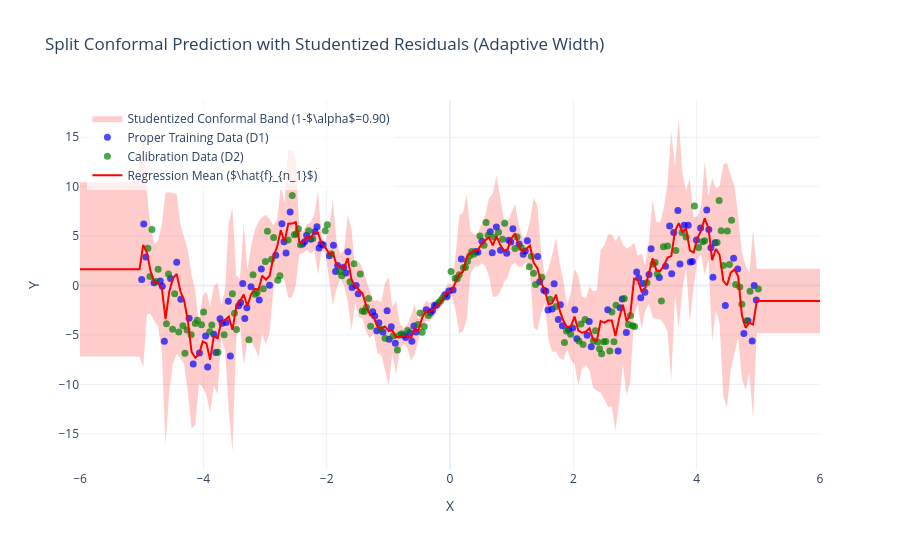

Here is the notebook cell this chart was saved with:
### Code cell
import plotly.graph_objs as go

# Create traces for training and calibration data
trace_train = go.Scatter(
    x=X_D1[:, 0],
    y=y_D1,
    mode="markers",
    marker=dict(color="blue", size=7, opacity=0.7),
    name="Proper Training Data (D1)",
)
trace_calib = go.Scatter(
    x=X_D2[:, 0],
    y=y_D2,
    mode="markers",
    marker=dict(color="green", size=7, opacity=0.7),
    name="Calibration Data (D2)",
)

# Regression mean line
trace_mean = go.Scatter(
    x=X_test_plot[:, 0],
    y=y_test_pred_mean,
    mode="lines",
    line=dict(color="red", width=2),
    name="Regression Mean ($\\hat{f}_{n_1}$)",
)

# Conformal prediction band (shaded area)
trace_band = go.Scatter(
    x=np.concatenate([X_test_plot[:, 0], X_test_plot[::-1, 0]]),
    y=np.concatenate([lower_bound_studentized, upper_bound_studentized[::-1]]),
    fill="toself",
    fillcolor="rgba(255,0,0,0.2)",
    line=dict(color="rgba(255,0,0,0)"),
    hoverinfo="skip",
    name=f"Studentized Conformal Band (1-$\\alpha$={1 - alpha_level:.2f})",
)

layout = go.Layout(
    title="Split Conformal Prediction with Studentized Residuals (Adaptive Width)",
    xaxis=dict(title="X"),
    yaxis=dict(title="Y"),
    legend=dict(x=0.01, y=0.99, bgcolor="rgba(255,255,255,0.7)"),
    width=900,
    height=550,
    template="plotly_white",
)

fig = go.Figure(data=[trace_band, trace_train, trace_calib, trace_mean], layout=layout)
fig.show()

### Figure 1 — Plotly figure (JSON) as saved in the notebook; plotly's stock layout.template omitted (floating-point values rounded to 4 significant figures; data arrays with more than 128 entries replaced by an {"elided": "..."} marker saying what was removed)
{"data": [{"fill": "toself", "fillcolor": "rgba(255,0,0,0.2)", "hoverinfo": "skip", "line": {"color": "rgba(255,0,0,0)"}, "name": "Studentized Conformal Band (1-$\\alpha$=0.90)", "type": "scatter", "x": {"elided": "400 float values"}, "y": {"elided": "400 float values"}}, {"marker": {"color": "blue", "opacity": 0.7, "size": 7}, "mode": "markers", "name": "Proper Training Data (D1)", "type": "scatter", "x": {"elided": "150 float values"}, "y": {"elided": "150 float values"}}, {"marker": {"color": "green", "opacity": 0.7, "size": 7}, "mode": "markers", "name": "Calibration Data (D2)", "type": "scatter", "x": {"elided": "150 float values"}, "y": {"elided": "150 float values"}}, {"line": {"color": "red", "width": 2}, "mode": "lines", "name": "Regression Mean ($\\hat{f}_{n_1}$)", "type": "scatter", "x": {"elided": "200 float values"}, "y": {"elided": "200 float values"}}], "layout": {"height": 550, "legend": {"bgcolor": "rgba(255,255,255,0.7)", "x": 0.01, "y": 0.99}, "title": {"text": "Split Conformal Prediction with Studentized Residuals (Adaptive Width)"}, "width": 900, "xaxis": {"title": {"text": "X"}}, "yaxis": {"title": {"text": "Y"}}}}
